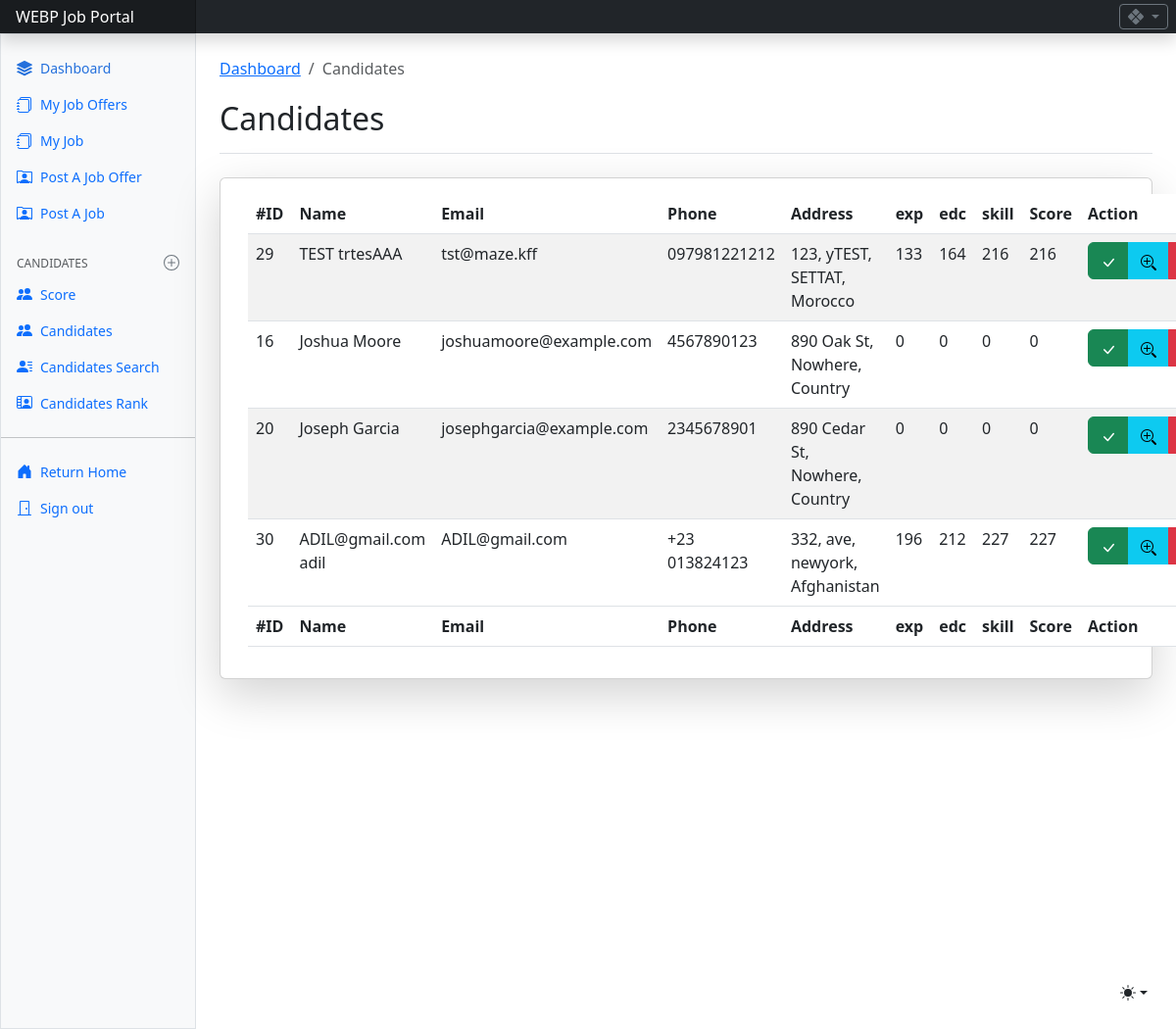
/RECRUITER/DASHBOARD/app.php (signed in), run on the app's committed database.
### tables this page shows
CREATE TABLE `candidates` (
  `can_id` int(11) NOT NULL,
  `firstname` varchar(50) NOT NULL,
  `lastname` varchar(50) NOT NULL,
  `Username` varchar(50) NOT NULL,
  `Email` varchar(100) NOT NULL,
  `password` varchar(255) NOT NULL,
  `Phone` varchar(20) DEFAULT NULL,
  `Address` varchar(255) DEFAULT NULL,
  `City` varchar(100) DEFAULT NULL,
  `Country` varchar(100) DEFAULT NULL,
  `zipcode` varchar(20) DEFAULT NULL,
  `birth` date DEFAULT NULL,
  `gender` varchar(50) DEFAULT NULL,
  `cv` varchar(100) NOT NULL DEFAULT 'noCV.pdf',
  `image_name` varchar(1000) DEFAULT NULL,
  `image_data` longblob NOT NULL,
  `status` int(11) DEFAULT 1,
  `registrationdate` timestamp NOT NULL DEFAULT current_timestamp()
);

CREATE TABLE `applied_jobs` (
  `app_id` int(11) NOT NULL,
  `job_id` int(11) DEFAULT NULL,
  `can_id` int(11) DEFAULT NULL,
  `statut` varchar(100) NOT NULL DEFAULT 'Processing'
);

### RECRUITER/DASHBOARD/app.php (the view, shortened to what this page needs)
<?php
include ('../../connection/db.php');
include ('include/header.php');
$conn2 = new PDO("mysql:host=$servername;dbname=$database", $username, $password);
$conn2->setAttribute(PDO::ATTR_ERRMODE, PDO::ERRMODE_EXCEPTION);
$stmt3 = $conn2->prepare("SELECT * FROM `job_offer` WHERE job_id = ?");
if (isset ($_GET['id'])) {
  $jobId = $_GET['id'];
} else {
  $jobId = 8;
}
$stmt3->bindParam(1, $jobId, PDO::PARAM_INT);
$stmt3->execute();
$job = $stmt3->fetch(PDO::FETCH_ASSOC);
if ($job) {
  $exp_sc = $job['exp_sc'];
  $edc_sc = json_decode($job['edc_sc'], true);
  $skill_sc = json_decode($job['skill_sc'], true);
} else {
  echo "Job not found.";
}
include ('include/sidebar.php');
?>
<main class="col-md-9 ms-sm-auto col-lg-10 px-md-4 pt-4 pb-2 mb-1">
  <nav aria-label="breadcrumb">
    <ol class="breadcrumb">
      <li class="breadcrumb-item"><a href="rec_dashboard.php">Dashboard</a></li>
      <li class="breadcrumb-item active" aria-current="page">Candidates</li>
    </ol>
  </nav>
  <div class="d-flex justify-content-between flex-wrap flex-md-nowrap align-items-center pt-1 pb-2 mb-1 border-bottom">
    <h1 class="h2">Candidates</h1>
  </div>
  <div class=" container-fluid card mt-4 shadow-lg">
    <div class="card-body">
      <table id="example" class="table table-striped nowrap wrap-text">
        <thead>
          <tr>
            <th>#ID</th>
            <th>Name</th>
            <th>Email</th>
            <th>Phone</th>
            <th>Address</th>
            <th>exp</th>
            <th>edc</th>
            <th>skill</th>
            <th>Score</th>
            <th>Action</th>
          </tr>
        </thead>
        <tbody>
          <?php
          try {
            $conn2 = new PDO("mysql:host=$servername;dbname=$database", $username, $password);
            $conn2->setAttribute(PDO::ATTR_ERRMODE, PDO::ERRMODE_EXCEPTION);
            $stmt = $conn2->prepare("SELECT *
                                        FROM Candidates c
                                        INNER JOIN applied_jobs j ON c.can_id = j.can_id
                                        INNER JOIN job_offer jj ON jj.job_id = j.job_id
                                        INNER JOIN Recruiters r ON r.rec_id = jj.rec_id
                                        WHERE c.status = 1 and j.statut='Processing' AND jj.job_id = ?");
            $stmt->bindParam(1, $jobId, PDO::PARAM_INT);
            $stmt->execute();
            $result = $stmt->fetchAll();
            foreach ($result as $row) {
              $score = 0;
              ?>
              <tr>
                <td>
                  <?php echo $row['can_id']; ?>
                </td>
                <td>
                  <?php echo $row['firstname'] . ' ' . $row['lastname']; ?>
                </td>
                <td>
                  <?php echo $row['Email']; ?>
                </td>
                <td>
                  <?php echo $row['Phone']; ?>
                </td>
                <td>
                  <?php echo $row['Address'] . ', ' . $row['City'] . ', ' . $row['Country']; ?>
                </td>
                <td>
                  <?php
                  try {
                    $stmt2 = $conn2->prepare("SELECT *, extract(year FROM fin)-extract(year FROM debut) as years  FROM `experience` WHERE id_c = ?");
                    $id_c = $row['can_id'];
                    $stmt2->bindParam(1, $id_c, PDO::PARAM_INT);
                    $stmt2->execute();
                    $exp = $stmt2->fetchAll();
                    foreach ($exp as $exp) {
                      $score += $exp['years'] * $exp_sc;
                    }
                    echo $score;
                  } catch (PDOException $e) {
                  }
                  ?>
                </td>
                <td>
                  <?php
                  try {
                    $stmt2 = $conn2->prepare("SELECT * FROM `EDUCATION` WHERE id_c = ?");
                    $id_c = $row['can_id'];
                    $stmt2->bindParam(1, $id_c, PDO::PARAM_INT);
                    $stmt2->execute();
                    $edc = $stmt2->fetchAll();
                    foreach ($edc as $edc) {
                      switch ($edc['degree']) {
                        case "bac":
                          $score += $edc_sc['bac'];
                          break;
                        case "bac2":
                          $score += $edc_sc['bac2'];
                          break;
                        case "bac3":
                          $score += $edc_sc['bac3'];
                          break;
                        case "bachelor":
                          $score += $edc_sc['bachelor'];
                          break;
                        case "mst":
                          $score += $edc_sc['mst'];
                          break;
                        case "phd":
                          $score += $edc_sc['phd'];
                          break;
                      }
                    }
                    echo $score;
                  } catch (PDOException $e) {
                  }
                  ?>
                </td>
                <td>
                  <?php
                  try {
                    $stmt2 = $conn2->prepare("SELECT * FROM `skill` WHERE id_c = ?");
                    $id_c = $row['can_id'];
                    $stmt2->bindParam(1, $id_c, PDO::PARAM_INT);
                    $stmt2->execute();
                    $skill = $stmt2->fetchAll();
                    foreach ($skill as $skill) {
                      switch ($skill['category']) {
                        case "Technical":
                          $score += $skill_sc['Technical'];
                          break;
                        case "Business Skills":
                          $score += $skill_sc['Business'];
                          break;
                        case "Soft Skills":
                          $score += $skill_sc['SoftSkills'];
                          break;
                        case "Creative Skills":
                          $score += $skill_sc['Creative'];
                          break;
                        default:
                          break;
                      }
                    }
                    echo $score;
                  } catch (PDOException $e) {
                  }
                  ?>
                </td>
                <td>
                  <?php echo $score; ?>
                </td>
                <td>
                  <div class="row">
                    <div class="btn-group">
                      <a href="phpcode/approve.php?id=<?php echo $row['app_id']; ?>" class="btn btn-success"><span
                          class="bi bi-check-lg"></span></a>
                      <button class="btn btn-info" data-bs-toggle="modal"
                        data-bs-target="#staticBackdrop<?php echo $row['can_id']; ?>"><span
                          class="bi bi-zoom-in"></span></button>
                      <a href="phpcode/reject.php?id=<?php echo $row['app_id']; ?>" class="btn btn-danger"></a>
                    </div>
                  </div>
                </td>
              </tr>
              <?php
            }
          } catch (PDOException $e) {
          }
          ?>
        </tbody>
        <tfoot>
          <tr>
            <th>#ID</th>
            <th>Name</th>
            <th>Email</th>
            <th>Phone</th>
            <th>Address</th>
            <th>exp</th>
            <th>edc</th>
            <th>skill</th>
            <th>Score</th>
            <th>Action</th>
          </tr>
        </tfoot>
      </table>
    </div>
  </div>
</main>
</div>
</div>
</body>
</html>

### RECRUITER/DASHBOARD/css/dashboard.css (style rules this page uses)
.bi { display: inline-block; width: 1rem; height: 1rem; }

### RECRUITER/css/scroll.css (style rules this page uses)
html, body { overflow-x: hidden; }

### RECRUITER/DASHBOARD/include/header.php (style rules this page uses)
.bi { vertical-align: -.125em; fill: currentColor; }
.wrap-text { white-space: normal !important; word-wrap: break-word; }

### data on the page
candidates: applied_jobs.can_id "29", firstname "TEST", lastname "trtesAAA", Email "tst@maze.kff", Phone "097981221212", Address "123, yTEST", City "SETTAT", Country "Morocco", score "133", score "164", score "216"
candidates: applied_jobs.can_id "16", firstname "Joshua", lastname "Moore", Email "joshuamoore@example.com", Phone "4567890123", Address "890 Oak St", City "Nowhere", Country "Country", score "0"
candidates: applied_jobs.can_id "20", firstname "Joseph", lastname "Garcia", Email "josephgarcia@example.com", Phone "2345678901", Address "890 Cedar St", City "Nowhere", Country "Country", score "0"
candidates: applied_jobs.can_id "30", firstname "ADIL@gmail.com", lastname "adil", Email "ADIL@gmail.com", Phone "+23 013824123", Address "332, ave", City "newyork", Country "Afghanistan", score "196", score "212", score "227"
